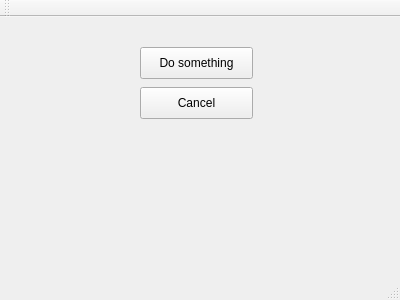
<?xml version="1.0" encoding="UTF-8"?>
<ui version="4.0">
 <class>MainWindow</class>
 <widget class="QMainWindow" name="MainWindow">
  <property name="geometry">
   <rect>
    <x>0</x>
    <y>0</y>
    <width>400</width>
    <height>300</height>
   </rect>
  </property>
  <property name="windowTitle">
   <string>MainWindow</string>
  </property>
  <widget class="QWidget" name="centralWidget">
   <widget class="QPushButton" name="pushButton">
    <property name="geometry">
     <rect>
      <x>140</x>
      <y>30</y>
      <width>113</width>
      <height>32</height>
     </rect>
    </property>
    <property name="text">
     <string>Do something</string>
    </property>
   </widget>
   <widget class="QPushButton" name="btnCancel">
    <property name="geometry">
     <rect>
      <x>140</x>
      <y>70</y>
      <width>113</width>
      <height>32</height>
     </rect>
    </property>
    <property name="text">
     <string>Cancel</string>
    </property>
   </widget>
  </widget>
  <widget class="QMenuBar" name="menuBar">
   <property name="geometry">
    <rect>
     <x>0</x>
     <y>0</y>
     <width>400</width>
     <height>22</height>
    </rect>
   </property>
  </widget>
  <widget class="QToolBar" name="mainToolBar">
   <attribute name="toolBarArea">
    <enum>TopToolBarArea</enum>
   </attribute>
   <attribute name="toolBarBreak">
    <bool>false</bool>
   </attribute>
  </widget>
  <widget class="QStatusBar" name="statusBar"/>
 </widget>
 <layoutdefault spacing="6" margin="11"/>
 <resources/>
 <connections/>
</ui>
